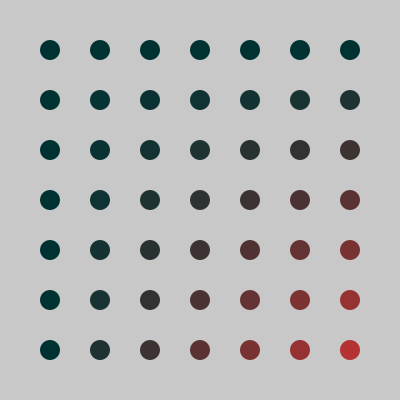
Frame 1 (no input)
Frame 60 (the mouse pressed at the canvas centre just before this capture): identical to frame 1, image omitted
Frame 120 (the mouse held since frame 60 and released just before this capture): identical to frame 1, image omitted

The Processing sketch that drew this single still picture (run headless with seeded random() and noise(); from frame 60 on, the mouse is pressed at the canvas centre):

// Processing sketch: cc_07b_loops
// ── cc_07b_loops.pde
/**
 * Creative Coding HSOS WS16/17
 * Basic loop example
 *
 * @author Jens de Boer <hello@jnsdbr.de>
 */

final int COLS = 7;
final int ROWS = 7;
final int OFFSET = 50;

void setup()
{
    size(400, 400);
    smooth();
    noStroke();
}

void draw()
{
    background(200);
   
    for (int i = 0; i < ROWS; i++)
    {
        for (int j = 0; j < COLS; j++)
        {
            fill(i * 5 * j, 50, 50);
            ellipse(j * 50 + OFFSET, i * 50 + OFFSET, 20, 20);
        }
    }
}
